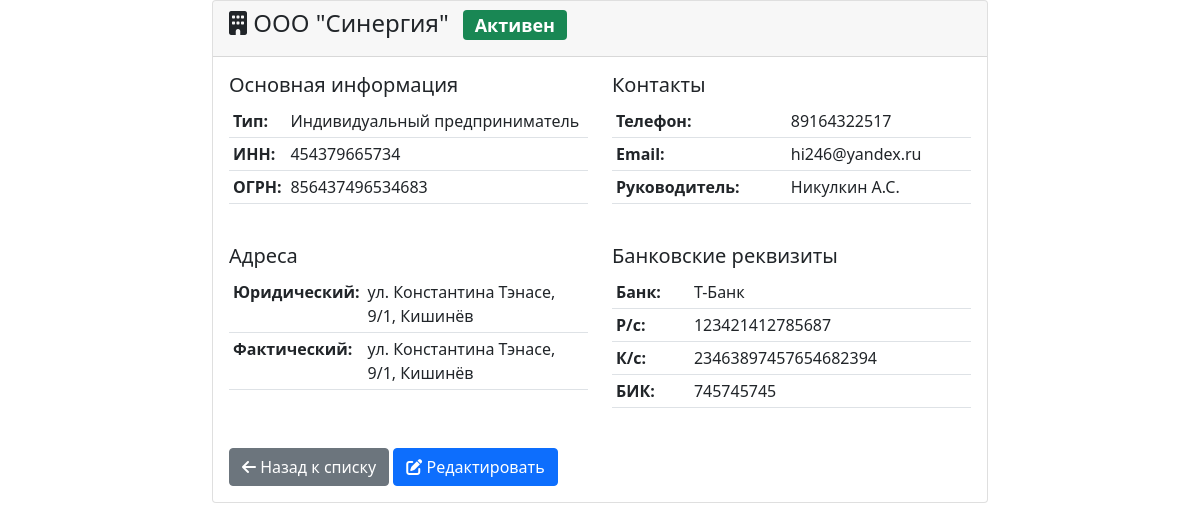
Page /subcontractors/3/ (signed in) on the committed database.
### subcontractors/models.py (models this page shows, shortened)
class Subcontractor(models.Model):
    CONTRACTOR_TYPE_CHOICES = [
        ('legal', 'Юридическое лицо'),
        ('individual', 'Индивидуальный предприниматель'),
    ]
    name = models.CharField(max_length=255, verbose_name='Наименование')
    contractor_type = models.CharField(
        max_length=20,
        choices=CONTRACTOR_TYPE_CHOICES,
        verbose_name='Тип контрагента'
    )
    inn = models.CharField(
        max_length=12,
        unique=True,
        verbose_name='ИНН',
        validators=[RegexValidator(r'^\d{10,12}$', 'ИНН должен содержать 10 или 12 цифр')]
    )
    kpp = models.CharField(
        max_length=9,
        blank=True,
        null=True,
        verbose_name='КПП',
        validators=[RegexValidator(r'^\d{9}$', 'КПП должен содержать 9 цифр')]
    )
    ogrn = models.CharField(
        max_length=15,
        verbose_name='ОГРН/ОГРНИП',
        validators=[RegexValidator(r'^\d{13,15}$', 'ОГРН должен содержать 13 или 15 цифр')]
    )
    legal_address = models.TextField(verbose_name='Юридический адрес')
    actual_address = models.TextField(verbose_name='Фактический адрес')
    phone = models.CharField(
        max_length=20,
        verbose_name='Телефон',
        validators=[RegexValidator(r'^\+?[1-9]\d{0,19}$', 'Введите корректный номер телефона')]
    )
    email = models.EmailField(verbose_name='Email')
    director_name = models.CharField(max_length=255, verbose_name='ФИО руководителя')
    bank_name = models.CharField(max_length=255, verbose_name='Наименование банка')
    bank_account = models.CharField(max_length=20, verbose_name='Расчетный счет')
    corr_account = models.CharField(max_length=20, verbose_name='Корреспондентский счет')
    bik = models.CharField(
        max_length=9,
        verbose_name='БИК',
        validators=[RegexValidator(r'^\d{9}$', 'БИК должен содержать 9 цифр')]
    )
    is_active = models.BooleanField(default=True, verbose_name='Активный')
    created_at = models.DateTimeField(auto_now_add=True, verbose_name='Дата создания')
    updated_at = models.DateTimeField(auto_now=True, verbose_name='Дата обновления')
    class Meta:
        verbose_name = 'Субподрядчик'
        verbose_name_plural = 'Субподрядчики'
        ordering = ['name']

### subcontractors/views.py (the view)
# urls.py: path('<int:pk>/', views.subcontractor_detail, name='detail'),  # Добавьте этот путь
@login_required
@permission_required('subcontractors.view_subcontractor', raise_exception=True)
def subcontractor_detail(request, pk):
    subcontractor = get_object_or_404(Subcontractor, pk=pk)
    context = {'subcontractor': subcontractor}
    return render(request, 'subcontractors/subcontractor_detail.html', context)

### subcontractors/templates/subcontractors/subcontractor_detail.html (shortened to what this page needs)
{% extends 'base.html' %}
{% load static %}
{% block content %}
<div class="container-fluid">
    <div class="row">
        <div class="col-lg-8 mx-auto">
            <div class="card">
                <div class="card-header">
                    <h4 class="card-title">
                        <i class="fas fa-building"></i> {{ subcontractor.name }}
                        <span class="badge {% if subcontractor.is_active %}bg-success{% else %}bg-secondary{% endif %} ms-2">
                            {{ subcontractor.is_active|yesno:"Активен,Неактивен" }}
                        </span>
                    </h4>
                </div>
                <div class="card-body">
                    <div class="row">
                        <div class="col-md-6">
                            <h5>Основная информация</h5>
                            <table class="table table-sm">
                                <tr>
                                    <th>Тип:</th>
                                    <td>{{ subcontractor.get_contractor_type_display }}</td>
                                </tr>
                                <tr>
                                    <th>ИНН:</th>
                                    <td>{{ subcontractor.inn }}</td>
                                </tr>
                                <tr>
                                    <th>ОГРН:</th>
                                    <td>{{ subcontractor.ogrn }}</td>
                                </tr>
                            </table>
                        </div>
                        <div class="col-md-6">
                            <h5>Контакты</h5>
                            <table class="table table-sm">
                                <tr>
                                    <th>Телефон:</th>
                                    <td>{{ subcontractor.phone }}</td>
                                </tr>
                                <tr>
                                    <th>Email:</th>
                                    <td>{{ subcontractor.email }}</td>
                                </tr>
                                <tr>
                                    <th>Руководитель:</th>
                                    <td>{{ subcontractor.director_name }}</td>
                                </tr>
                            </table>
                        </div>
                    </div>
                    <div class="row mt-4">
                        <div class="col-md-6">
                            <h5>Адреса</h5>
                            <table class="table table-sm">
                                <tr>
                                    <th>Юридический:</th>
                                    <td>{{ subcontractor.legal_address }}</td>
                                </tr>
                                <tr>
                                    <th>Фактический:</th>
                                    <td>{{ subcontractor.actual_address }}</td>
                                </tr>
                            </table>
                        </div>
                        <div class="col-md-6">
                            <h5>Банковские реквизиты</h5>
                            <table class="table table-sm">
                                <tr>
                                    <th>Банк:</th>
                                    <td>{{ subcontractor.bank_name }}</td>
                                </tr>
                                <tr>
                                    <th>Р/с:</th>
                                    <td>{{ subcontractor.bank_account }}</td>
                                </tr>
                                <tr>
                                    <th>К/с:</th>
                                    <td>{{ subcontractor.corr_account }}</td>
                                </tr>
                                <tr>
                                    <th>БИК:</th>
                                    <td>{{ subcontractor.bik }}</td>
                                </tr>
                            </table>
                        </div>
                    </div>
                    <div class="mt-4">
                        <a href="{% url 'subcontractors:list' %}" class="btn btn-secondary">
                            <i class="fas fa-arrow-left"></i> Назад к списку
                        </a>
                        {% if perms.subcontractors.change_subcontractor %}
                        <a href="{% url 'subcontractors:edit' subcontractor.pk %}" class="btn btn-primary">
                            <i class="fas fa-edit"></i> Редактировать
                        </a>
                        {% endif %}
                    </div>
                </div>
            </div>
        </div>
    </div>
</div>
{% endblock %}

### rows in the picture
Subcontractor: name "ООО \"Синергия\"", is_active "Активен", contractor_type "Индивидуальный предприниматель", inn "454379665734", ogrn "856437496534683", phone "89164322517", email "hi246@yandex.ru", director_name "Никулкин А.С.", legal_address "ул. Константина Тэнасе, 9/1, Кишинёв", actual_address "ул. Константина Тэнасе, 9/1, Кишинёв", bank_name "Т-Банк", bank_account "123421412785687", corr_account "23463897457654682394", bik "745745745"
